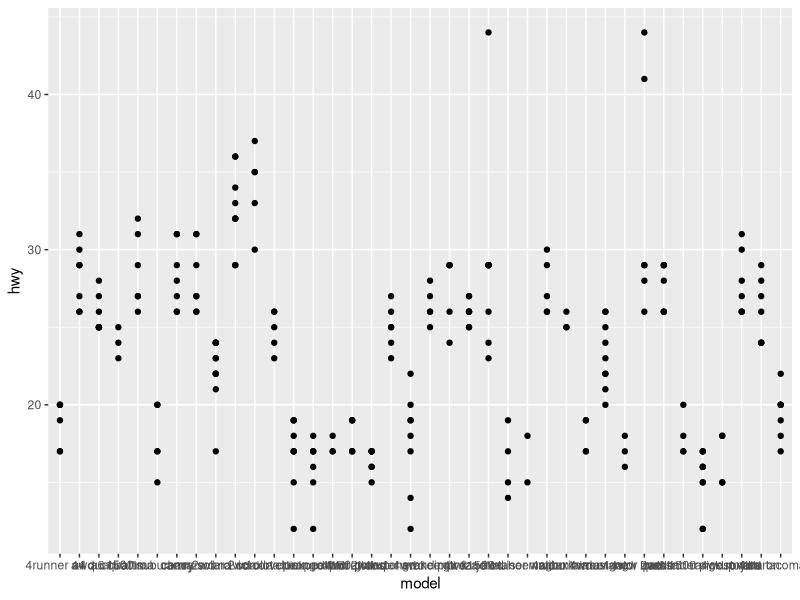

Write the R code that produced this figure.
## ---- chunk 1
library(tidyverse)
#mpg is a package under tidyverse
## ---- chunk 2

library(tidyverse)
## ---- chunk 3

head(mpg)



## ---- chunk 4
print(mpg)
ggplot(data = mpg) + geom_point(mapping = aes(x = model, y = hwy))

